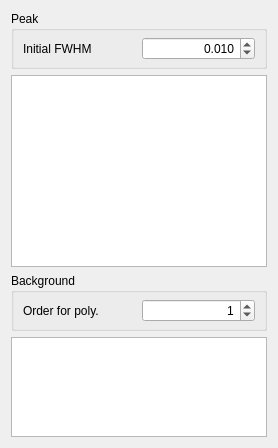
              <widget class="QWidget" name="tab_PeakFitConfig">
               <attribute name="title">
                <string>Config</string>
               </attribute>
               <layout class="QVBoxLayout" name="verticalLayout_13">
                <item>
                 <widget class="QGroupBox" name="groupBox_25">
                  <property name="title">
                   <string>Peak</string>
                  </property>
                  <property name="flat">
                   <bool>true</bool>
                  </property>
                  <layout class="QGridLayout" name="gridLayout_19">
                   <property name="topMargin">
                    <number>6</number>
                   </property>
                   <property name="bottomMargin">
                    <number>6</number>
                   </property>
                   <item row="0" column="0">
                    <widget class="QLabel" name="label_13">
                     <property name="text">
                      <string>Initial FWHM</string>
                     </property>
                    </widget>
                   </item>
                   <item row="0" column="1">
                    <widget class="QDoubleSpinBox" name="doubleSpinBox_InitialFWHM">
                     <property name="alignment">
                      <set>Qt::AlignRight|Qt::AlignTrailing|Qt::AlignVCenter</set>
                     </property>
                     <property name="decimals">
                      <number>3</number>
                     </property>
                     <property name="singleStep">
                      <double>0.001000000000000</double>
                     </property>
                     <property name="value">
                      <double>0.010000000000000</double>
                     </property>
                    </widget>
                   </item>
                  </layout>
                 </widget>
                </item>
                <item>
                 <widget class="QTableWidget" name="tableWidget_PeakConstraints"/>
                </item>
                <item>
                 <widget class="QGroupBox" name="groupBox_31">
                  <property name="title">
                   <string>Background</string>
                  </property>
                  <property name="flat">
                   <bool>true</bool>
                  </property>
                  <layout class="QHBoxLayout" name="horizontalLayout_3">
                   <property name="topMargin">
                    <number>6</number>
                   </property>
                   <property name="bottomMargin">
                    <number>6</number>
                   </property>
                   <item>
                    <widget class="QLabel" name="label_14">
                     <property name="text">
                      <string>Order for poly.</string>
                     </property>
                    </widget>
                   </item>
                   <item>
                    <widget class="QSpinBox" name="spinBox_BGPolyOrder">
                     <property name="alignment">
                      <set>Qt::AlignRight|Qt::AlignTrailing|Qt::AlignVCenter</set>
                     </property>
                     <property name="value">
                      <number>1</number>
                     </property>
                    </widget>
                   </item>
                  </layout>
                 </widget>
                </item>
                <item>
                 <widget class="QTableWidget" name="tableWidget_BackgroundConstraints">
                  <property name="sizePolicy">
                   <sizepolicy hsizetype="Expanding" vsizetype="Minimum">
                    <horstretch>0</horstretch>
                    <verstretch>0</verstretch>
                   </sizepolicy>
                  </property>
                  <property name="minimumSize">
                   <size>
                    <width>0</width>
                    <height>100</height>
                   </size>
                  </property>
                  <property name="maximumSize">
                   <size>
                    <width>16777215</width>
                    <height>100</height>
                   </size>
                  </property>
                 </widget>
                </item>
               </layout>
              </widget>
